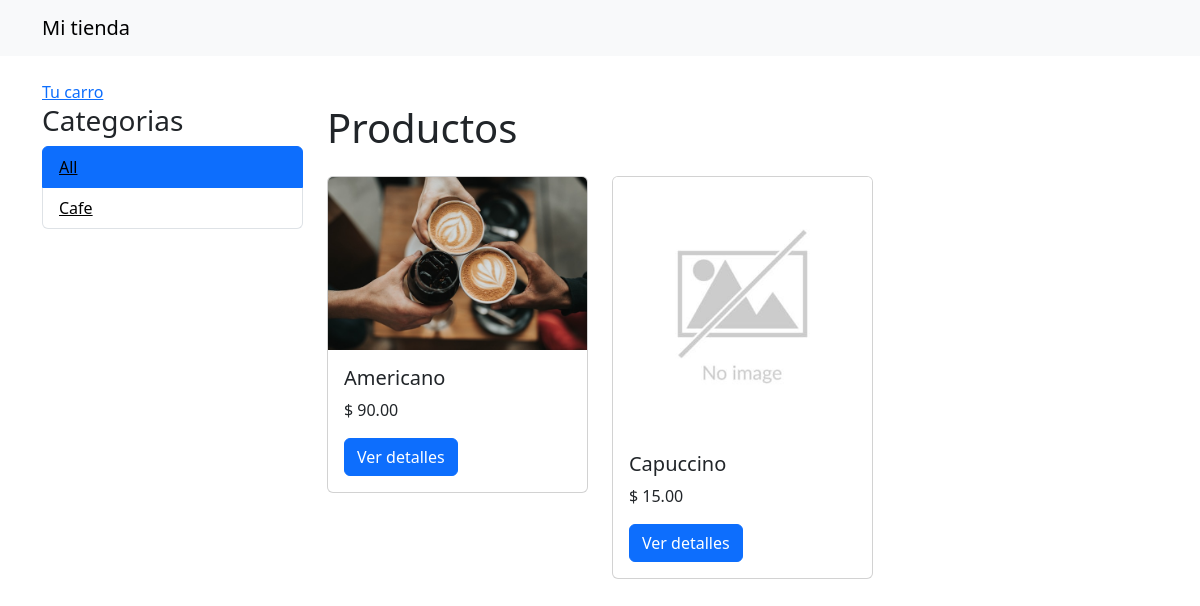
The page / on the database its author committed.
### mitienda/models.py (models this page shows, shortened)
class Category(models.Model):
    name = models.CharField(max_length=200)
    slug = models.SlugField(max_length=200)
    class Meta:
        ordering = ['name']
        indexes = [
            models.Index(fields=['name'])
        ]
    def get_absolute_url(self):
        return reverse('tienda:product_list_category',
                       args=[self.slug])

class Product(models.Model):
    category = models.ForeignKey(Category,
                                 related_name='products',
                                 on_delete=models.CASCADE)
    name = models.CharField(max_length=200)
    slug = models.SlugField(max_length=200)
    image = models.ImageField(upload_to='products/%Y/%m/%d',
                              blank=True)
    description = models.TextField(blank=True)
    price = models.DecimalField(max_digits=5,
                                decimal_places=2)
    available = models.BooleanField(default=True)
    created = models.DateTimeField(auto_now=True)
    updated = models.DateTimeField(auto_now_add=True)
    class Meta:
        ordering = ['name']
    def get_absolute_url(self):
        return reverse('tienda:product_detail',
                       args=[self.id,self.slug])

### mitienda/views.py (the view)
# urls.py: path('', views.product_list, name='product_list'),
def product_list(request, category_slug=None):
    category = None
    categories = Category.objects.all()
    products = Product.objects.filter(available=True)
    if category_slug:
        category = get_object_or_404(Category,
                                     slug=category_slug)
        products = products.filter(category=category)
    return render(request,
                  'tienda/products/list.html',
                  {'category': category,
                   'categories': categories,
                   'products':products})

### mitienda/templates/tienda/products/list.html (shortened to what this page needs)
{% extends "tienda/base.html" %}
{% load static %}
{% block content %}
  <div class="col-md-3">
    <h3>Categorias</h3>
    <ul class="list-group">
      <li class="list-group-item {% if not category %}active{% endif %}">
        <a href="{% url 'tienda:product_list' %}"  style="color: black;">All</a>
      </li>
      {% for c in categories %}
        <li class="list-group-item {% if category.slug == c.slug %}active{% endif %}">
          <a href="{{ c.get_absolute_url }}"  style="color: black;">{{ c.name }}</a>
        </li>
      {% endfor %}
    </ul>
  </div>
  <div class="col-md-9">
    <h1 class="mb-4">{% if category %}{{ category.name }}{% else %}Productos{% endif %}</h1>
    <div class="row">
      {% for product in products %}
        <div class="col-md-4 mb-4">
          <div class="card">
            <img src="{% if product.image %}{{ product.image.url }}{% else %}{% static 'img/no_image.jpg' %}{% endif %}" class="card-img-top" alt="{{ product.name }}">
            <div class="card-body">
              <h5 class="card-title">{{ product.name }}</h5>
              <p class="card-text">$ {{ product.price }}</p>
              <a href="{{ product.get_absolute_url }}" class="btn btn-primary">Ver detalles</a>
            </div>
          </div>
        </div>
      {% endfor %}
    </div>
  </div>
{% endblock %}

### mitienda/templates/tienda/base.html (shortened to what this page needs)
{% load static %}
<!DOCTYPE html>
<html lang="en">
<head>
  <link href="https://cdn.jsdelivr.net/npm/bootstrap@5.3.3/dist/css/bootstrap.min.css" rel="stylesheet">
</head>
<body>
  <nav class="navbar navbar-expand-lg navbar-light bg-light">
    <div class="container">
      <a class="navbar-brand" href="/">Mi tienda</a>
    </div>
  </nav>
  <div class="container mt-4">
        <a href="{% url 'cart:cart_detail' %}">
          Tu carro
        </a>
  </div>
  <div class="container">
    <div class="row">
      {% block content %}
      {% endblock %}
    </div>
  </div>
</body>
</html>

### rows shown on the page
Category: name "Cafe"
Product: image (picture), name "Americano", price "90.00"
Product: shows a picture, name "Capuccino", price "15.00"
